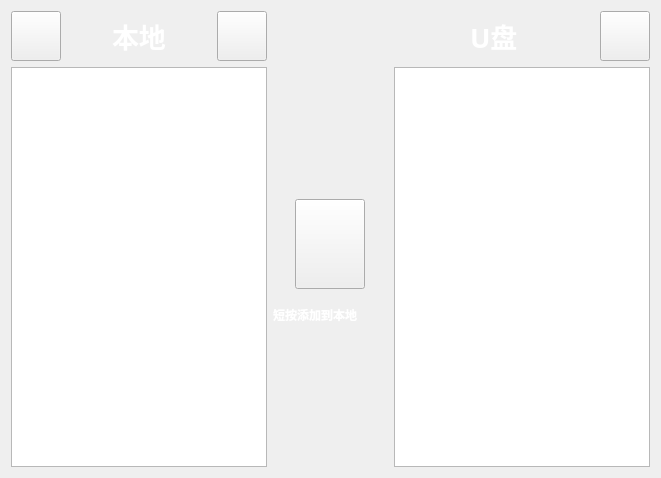
      <widget class="QWidget" name="tab_task">
       <attribute name="title">
        <string>Tab 2</string>
       </attribute>
       <layout class="QGridLayout" name="gridLayout_7">
        <item row="1" column="1" alignment="Qt::AlignHCenter">
         <widget class="QLabel" name="label_historyfile_2">
          <property name="maximumSize">
           <size>
            <width>16777215</width>
            <height>100</height>
           </size>
          </property>
          <property name="font">
           <font>
            <family>微软雅黑 Light</family>
            <pointsize>20</pointsize>
            <weight>75</weight>
            <bold>true</bold>
           </font>
          </property>
          <property name="styleSheet">
           <string notr="true">color:white</string>
          </property>
          <property name="text">
           <string>本地</string>
          </property>
         </widget>
        </item>
        <item row="1" column="6">
         <widget class="QPushButton" name="pushButton_refreshu">
          <property name="minimumSize">
           <size>
            <width>50</width>
            <height>50</height>
           </size>
          </property>
          <property name="maximumSize">
           <size>
            <width>50</width>
            <height>50</height>
           </size>
          </property>
          <property name="text">
           <string/>
          </property>
         </widget>
        </item>
        <item row="1" column="5" alignment="Qt::AlignHCenter">
         <widget class="QLabel" name="label_historyfile_3">
          <property name="maximumSize">
           <size>
            <width>16777215</width>
            <height>100</height>
           </size>
          </property>
          <property name="font">
           <font>
            <family>微软雅黑 Light</family>
            <pointsize>20</pointsize>
            <weight>75</weight>
            <bold>true</bold>
           </font>
          </property>
          <property name="styleSheet">
           <string notr="true">color:white</string>
          </property>
          <property name="text">
           <string>U盘</string>
          </property>
         </widget>
        </item>
        <item row="3" column="5" rowspan="4" colspan="2">
         <widget class="QListView" name="listView_udisk">
          <property name="minimumSize">
           <size>
            <width>0</width>
            <height>400</height>
           </size>
          </property>
          <property name="font">
           <font>
            <pointsize>15</pointsize>
            <weight>50</weight>
            <bold>false</bold>
           </font>
          </property>
         </widget>
        </item>
        <item row="4" column="4" alignment="Qt::AlignHCenter">
         <widget class="QPushButton" name="pushButton_insert">
          <property name="sizePolicy">
           <sizepolicy hsizetype="Fixed" vsizetype="Fixed">
            <horstretch>0</horstretch>
            <verstretch>0</verstretch>
           </sizepolicy>
          </property>
          <property name="minimumSize">
           <size>
            <width>70</width>
            <height>90</height>
           </size>
          </property>
          <property name="maximumSize">
           <size>
            <width>70</width>
            <height>90</height>
           </size>
          </property>
          <property name="text">
           <string/>
          </property>
          <property name="iconSize">
           <size>
            <width>70</width>
            <height>90</height>
           </size>
          </property>
         </widget>
        </item>
        <item row="1" column="0">
         <widget class="QPushButton" name="pushButton_removelocal">
          <property name="minimumSize">
           <size>
            <width>50</width>
            <height>50</height>
           </size>
          </property>
          <property name="maximumSize">
           <size>
            <width>50</width>
            <height>50</height>
           </size>
          </property>
          <property name="text">
           <string/>
          </property>
         </widget>
        </item>
        <item row="3" column="0" rowspan="4" colspan="3">
         <widget class="QListView" name="listView_now">
          <property name="font">
           <font>
            <pointsize>15</pointsize>
            <weight>50</weight>
            <bold>false</bold>
           </font>
          </property>
         </widget>
        </item>
        <item row="1" column="2">
         <widget class="QPushButton" name="pushButton_refreshlocal">
          <property name="minimumSize">
           <size>
            <width>50</width>
            <height>50</height>
           </size>
          </property>
          <property name="maximumSize">
           <size>
            <width>50</width>
            <height>50</height>
           </size>
          </property>
          <property name="text">
           <string/>
          </property>
         </widget>
        </item>
        <item row="5" column="4">
         <widget class="QLabel" name="labelvector_3">
          <property name="minimumSize">
           <size>
            <width>115</width>
            <height>0</height>
           </size>
          </property>
          <property name="maximumSize">
           <size>
            <width>115</width>
            <height>40</height>
           </size>
          </property>
          <property name="font">
           <font>
            <family>微软雅黑 Light</family>
            <weight>75</weight>
            <bold>true</bold>
           </font>
          </property>
          <property name="toolTipDuration">
           <number>2</number>
          </property>
          <property name="styleSheet">
           <string notr="true">color:white</string>
          </property>
          <property name="text">
           <string>短按添加到本地</string>
          </property>
         </widget>
        </item>
       </layout>
      </widget>
